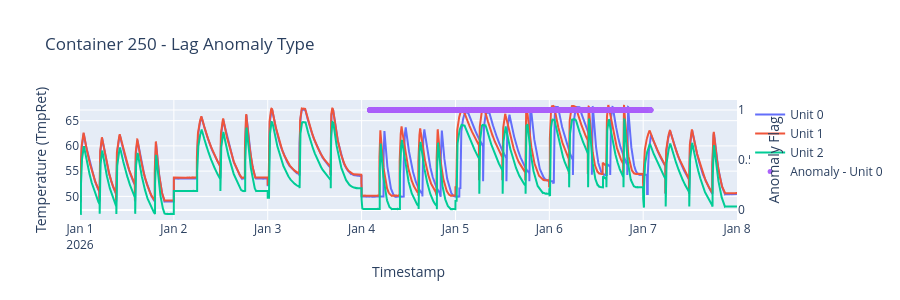
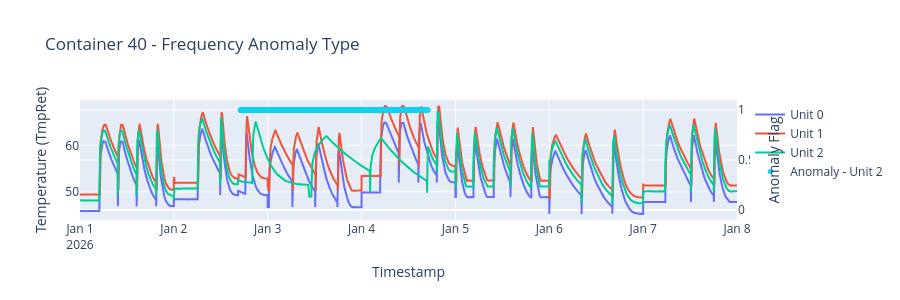
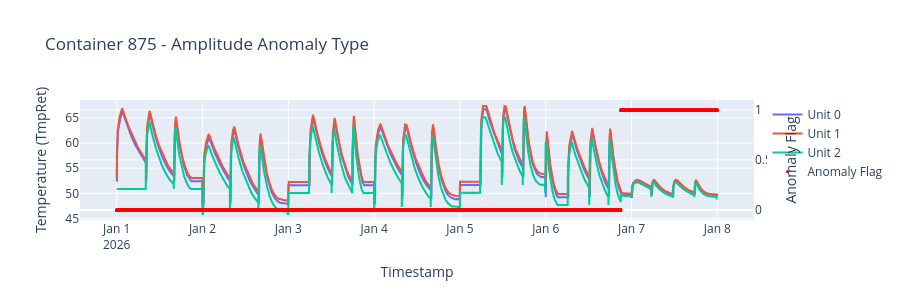
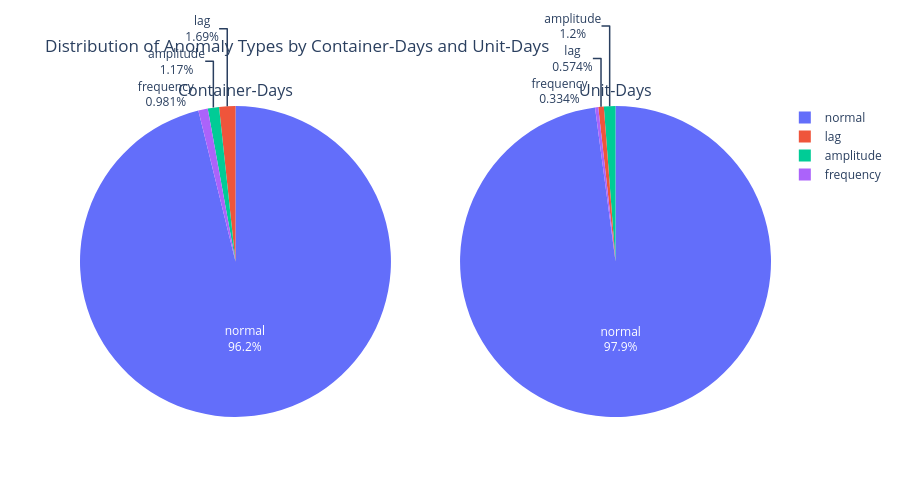

Notebook code cell kept with these figures, in order:
### Markdown cell above
# Data

### Code cell
hvac_dataset = pd.read_parquet(Path("../datasets/hvac_anomalies_v021226.parquet"))

for anom in ['lag', 'frequency', 'amplitude']:
    fig1 = vis.plot_container_anomaly_timeseries(hvac_dataset, anomaly_type=anom, num_containers=1)
    fig1.show()

fig2 = vis.plot_anomaly_type_distribution(hvac_dataset)
fig2.show()

### Figure 1 — Plotly figure (JSON) as saved in the notebook; plotly's stock layout.template omitted (floating-point values rounded to 4 significant figures; data arrays with more than 128 entries replaced by an {"elided": "..."} marker saying what was removed)
{"data": [{"mode": "lines", "name": "Unit 0", "type": "scatter", "x": {"elided": "10080 str values"}, "y": {"elided": "10080 float values"}, "yaxis": "y"}, {"mode": "lines", "name": "Unit 1", "type": "scatter", "x": {"elided": "10080 str values"}, "y": {"elided": "10080 float values"}, "yaxis": "y"}, {"mode": "lines", "name": "Unit 2", "type": "scatter", "x": {"elided": "10080 str values"}, "y": {"elided": "10080 float values"}, "yaxis": "y"}, {"marker": {"size": 5}, "mode": "markers", "name": "Anomaly - Unit 0", "type": "scatter", "x": {"elided": "4320 str values"}, "y": {"elided": "4320 int values"}, "yaxis": "y2"}, {"marker": {"size": 5}, "mode": "markers", "name": "Anomaly - Unit 1", "type": "scatter", "x": [], "y": [], "yaxis": "y2"}, {"marker": {"size": 5}, "mode": "markers", "name": "Anomaly - Unit 2", "type": "scatter", "x": [], "y": [], "yaxis": "y2"}], "layout": {"height": 300, "hovermode": "x unified", "title": {"text": "Container 250 - Lag Anomaly Type"}, "xaxis": {"title": {"text": "Timestamp"}}, "yaxis": {"side": "left", "title": {"text": "Temperature (TmpRet)"}}, "yaxis2": {"overlaying": "y", "range": [-0.1, 1.1], "side": "right", "title": {"text": "Anomaly Flag"}}}}

### Figure 2 — Plotly figure (JSON) as saved in the notebook; plotly's stock layout.template omitted (floating-point values rounded to 4 significant figures; data arrays with more than 128 entries replaced by an {"elided": "..."} marker saying what was removed)
{"data": [{"mode": "lines", "name": "Unit 0", "type": "scatter", "x": {"elided": "10080 str values"}, "y": {"elided": "10080 float values"}, "yaxis": "y"}, {"mode": "lines", "name": "Unit 1", "type": "scatter", "x": {"elided": "10080 str values"}, "y": {"elided": "10080 float values"}, "yaxis": "y"}, {"mode": "lines", "name": "Unit 2", "type": "scatter", "x": {"elided": "10080 str values"}, "y": {"elided": "10080 float values"}, "yaxis": "y"}, {"marker": {"size": 5}, "mode": "markers", "name": "Anomaly - Unit 0", "type": "scatter", "x": [], "y": [], "yaxis": "y2"}, {"marker": {"size": 5}, "mode": "markers", "name": "Anomaly - Unit 1", "type": "scatter", "x": [], "y": [], "yaxis": "y2"}, {"marker": {"size": 5}, "mode": "markers", "name": "Anomaly - Unit 2", "type": "scatter", "x": {"elided": "2880 str values"}, "y": {"elided": "2880 int values"}, "yaxis": "y2"}], "layout": {"height": 300, "hovermode": "x unified", "title": {"text": "Container 40 - Frequency Anomaly Type"}, "xaxis": {"title": {"text": "Timestamp"}}, "yaxis": {"side": "left", "title": {"text": "Temperature (TmpRet)"}}, "yaxis2": {"overlaying": "y", "range": [-0.1, 1.1], "side": "right", "title": {"text": "Anomaly Flag"}}}}

### Figure 3 — Plotly figure (JSON) as saved in the notebook; plotly's stock layout.template omitted (floating-point values rounded to 4 significant figures; data arrays with more than 128 entries replaced by an {"elided": "..."} marker saying what was removed)
{"data": [{"mode": "lines", "name": "Unit 0", "type": "scatter", "x": {"elided": "10080 str values"}, "y": {"elided": "10080 float values"}, "yaxis": "y"}, {"mode": "lines", "name": "Unit 1", "type": "scatter", "x": {"elided": "10080 str values"}, "y": {"elided": "10080 float values"}, "yaxis": "y"}, {"mode": "lines", "name": "Unit 2", "type": "scatter", "x": {"elided": "10080 str values"}, "y": {"elided": "10080 float values"}, "yaxis": "y"}, {"marker": {"color": "red", "size": 3}, "mode": "markers", "name": "Anomaly Flag", "type": "scatter", "x": {"elided": "30240 str values"}, "y": {"elided": "30240 int values"}, "yaxis": "y2"}], "layout": {"height": 300, "hovermode": "x unified", "title": {"text": "Container 875 - Amplitude Anomaly Type"}, "xaxis": {"title": {"text": "Timestamp"}}, "yaxis": {"side": "left", "title": {"text": "Temperature (TmpRet)"}}, "yaxis2": {"overlaying": "y", "range": [-0.1, 1.1], "side": "right", "title": {"text": "Anomaly Flag"}}}}

### Figure 4 — Plotly figure (JSON) as saved in the notebook; plotly's stock layout.template omitted (floating-point values rounded to 4 significant figures)
{"data": [{"domain": {"x": [0, 0.45], "y": [0, 1]}, "hovertemplate": "<b>%{label}</b><br>Container-Days: %{value}<br>Percentage: %{percent}<extra></extra>", "labels": ["amplitude", "frequency", "lag", "normal"], "name": "Container-Days", "textinfo": "label+percent", "type": "pie", "values": [85, 71, 122, 6962]}, {"domain": {"x": [0.55, 1], "y": [0, 1]}, "hovertemplate": "<b>%{label}</b><br>Unit-Days: %{value}<br>Percentage: %{percent}<extra></extra>", "labels": ["amplitude", "frequency", "lag", "normal"], "name": "Unit-Days", "textinfo": "label+percent", "type": "pie", "values": [255, 71, 122, 20799]}], "layout": {"annotations": [{"font": {"size": 16}, "showarrow": false, "text": "Container-Days", "x": 0.225, "xanchor": "center", "xref": "paper", "y": 1, "yanchor": "bottom", "yref": "paper"}, {"font": {"size": 16}, "showarrow": false, "text": "Unit-Days", "x": 0.775, "xanchor": "center", "xref": "paper", "y": 1, "yanchor": "bottom", "yref": "paper"}], "height": 500, "title": {"text": "Distribution of Anomaly Types by Container-Days and Unit-Days"}}}
